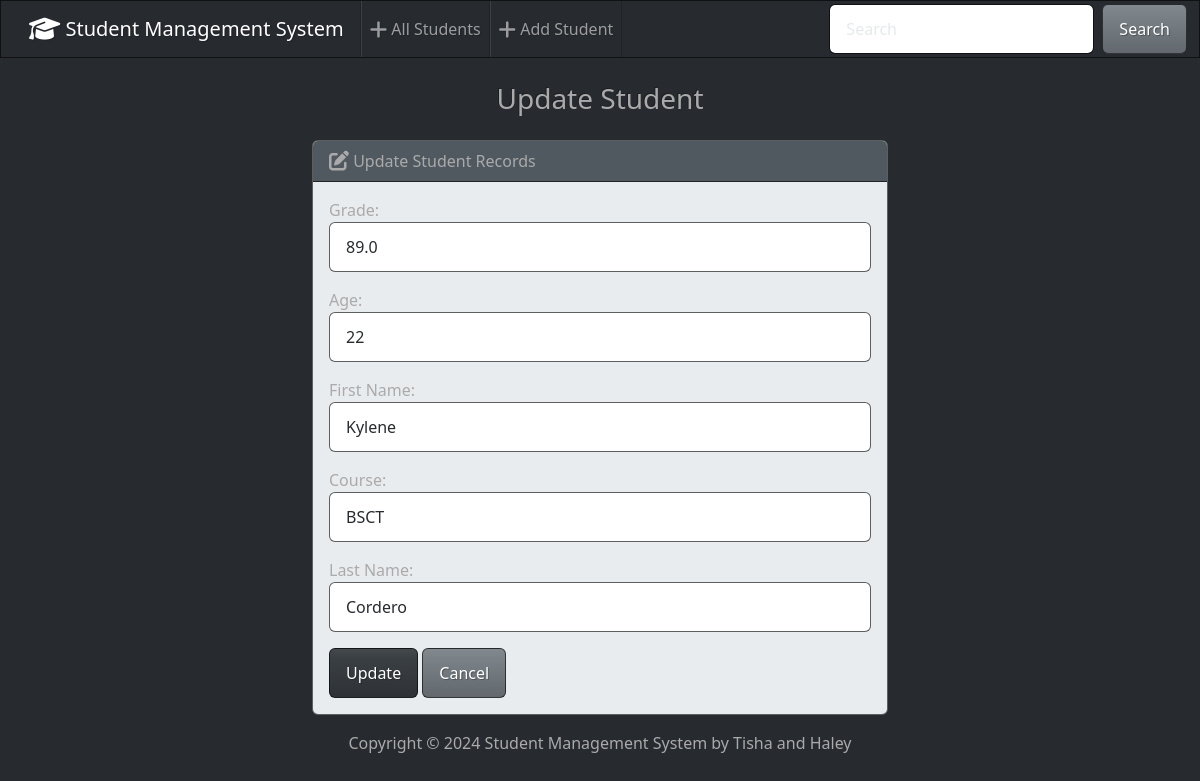
The page /edit/3/ on the database its author committed.
### students/models.py (models this page shows, shortened)
class Student(models.Model):
    first_name = models.CharField(max_length = 50)
    last_name = models.CharField(max_length = 50)
    course = models.CharField(max_length = 50)
    grade = models.FloatField()
    age = models.PositiveIntegerField()

### students/views.py (the view)
# urls.py: path('edit/<int:id>/', views.edit, name='edit'),
def edit(request, id):
  if request.method == 'POST':
    student = Student.objects.get(pk=id)
    form = StudentForm(request.POST, instance=student)
    if form.is_valid():
      form.save()
      return render(request, 'students/edit.html', {
        'form': form,
        'success': True
      })
  else:
    student = Student.objects.get(pk=id)
    form = StudentForm(instance=student)
  return render(request, 'students/edit.html', {
    'form': form
  })

### students/forms.py
class StudentForm(forms.ModelForm):
    class Meta:
        model = Student
        fields = {'first_name','last_name','course','grade','age'}
        labels = {
            'first_name': 'First Name',
            'last_name': 'Last Name',
            'course': 'Course',
            'grade': 'Grade',
            'age': 'Age',
        }
        widgets = {
            'first_name': forms.TextInput(attrs={'class': 'form-control'}),
            'last_name': forms.TextInput(attrs={'class': 'form-control'}),
            'course': forms.TextInput(attrs={'class': 'form-control'}),
            'grade': forms.NumberInput(attrs={'class': 'form-control'}),
            'age': forms.NumberInput(attrs={'class': 'form-control'}),
        }

### students/templates/students/edit.html
{% extends "students/base.html" %} {% block body %}
<h3 class="text-center m-4">Update Student</h3>
{% if success %}
<div class="alert alert-success" role="alert">
	The student updated successfully.
	<a href="{% url 'index' %}" class="alert-link">Go to Home Page.</a>
</div>
{% else %}
<div class="row justify-content-center">
	<div class="col-6">
		<div class="card bg-light mb-3">
			<div class="card-header">
				<i class="fa-solid fa-pen-to-square fa-lg"></i> Update Student Records
			</div>
			<div class="card-body">
				<form action="" method="POST">
					{% csrf_token %} {{ form.as_p }}
					<button type="submit" class="btn btn-primary">Update</button>
					<a href="{% url 'index' %}" class="btn btn-secondary">Cancel</a>
				</form>
			</div>
		</div>
	</div>
</div>
{% endif %} {% endblock %}

### rows shown on the page
Student: grade "89.0", age "22", first_name "Kylene", course "BSCT", last_name "Cordero"
